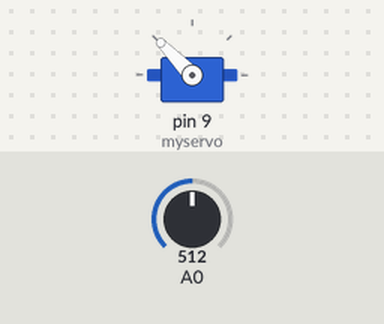
Bench run of a sketch on a simulated Arduino Uno, built with avr-gcc and run on an emulated ATmega328P. Shown: servo. The inputs (shaded band) are chosen by the test bench; at power-on: A0 = 512.

Above: at 1.2 s.
1.3 s: A0 set to 716
At 2.5 s:
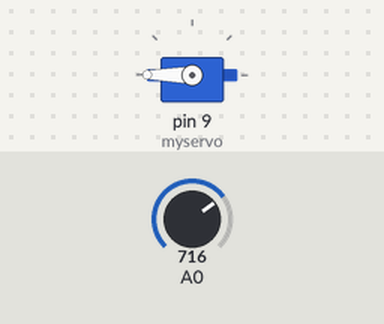
2.8 s: A0 set to 306
At 3.7 s:
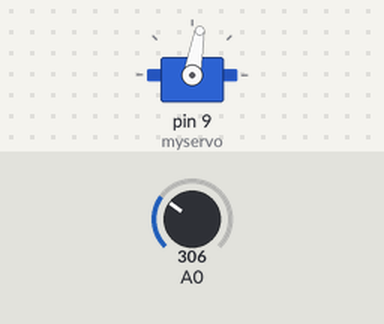
4.3 s: A0 set to 122
At 4.8 s:
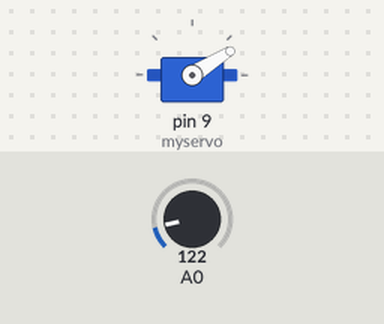
5.8 s: A0 set to 0
At 7.0 s:
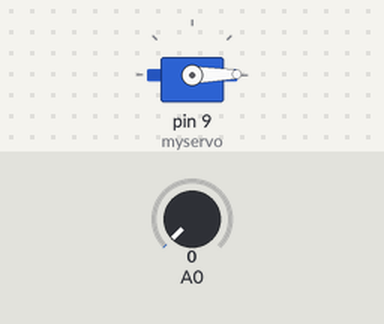
7.3 s: A0 set to 511
At 8.3 s:
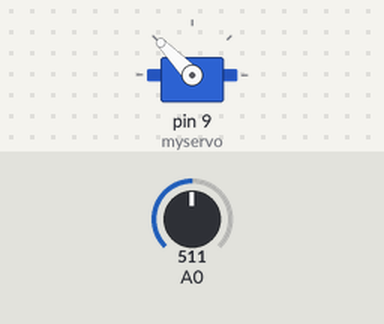
8.8 s: A0 set to 900
At 9.5 s:
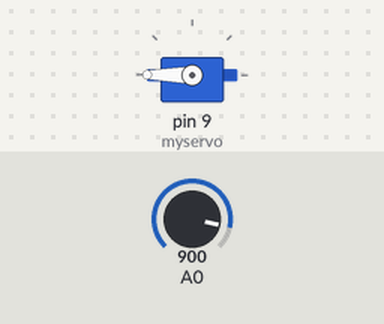
Timing chart, 0 to 11.3 s (numbered marks = the images above; inputs shaded):
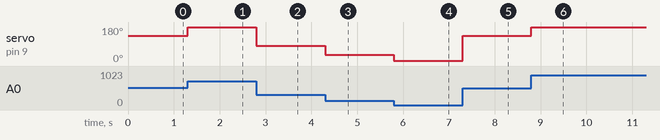

The sketch:

sketch_dec08b.ino
```cpp
#include <Servo.h>
Servo myservo;
void setup() {      //조이스틱
  Serial.begin(9600); //digitalRead는 전기 신호를 판단해서 0과 1만 출력하기 때문에 여기서는 analogRead를 써야 함, 출력받는 값은 전압
  myservo.attach(9);
}

void loop() {
  int mapx=map(analogRead(A0), 0,683,1,179);  //입력핀, 변경전최소, 변경전최대, 변경후최소, 변경후최대
  myservo.write(mapx);
}
```

Measured:
- after the input at 1.3 s, servo on pin 9 (myservo): 134° → 180° at once
- after the input at 2.8 s, servo on pin 9 (myservo): 180° → 80° at once
- after the input at 4.3 s, servo on pin 9 (myservo): 80° → 32° at once
- after the input at 5.8 s, servo on pin 9 (myservo): 32° → 1° at once
- after the input at 7.3 s, servo on pin 9 (myservo): 1° → 134° at once
- after the input at 8.8 s, servo on pin 9 (myservo): 134° → 180° at once
